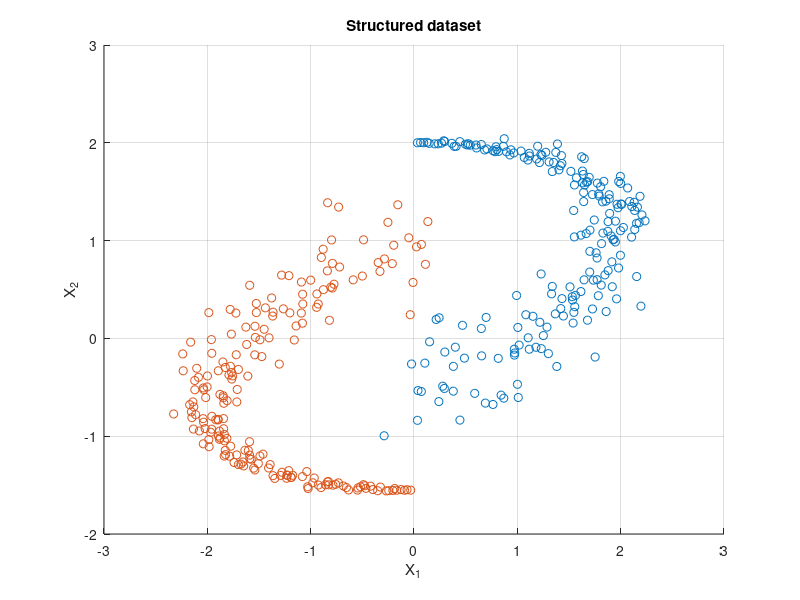

The MATLAB source for this figure: (Note: this script raises an error after producing the figure.)
clc 
clear 
close all 

% ======================== 1.1 ==========================================
%% Kernel PCA 
%{ 
Kernel principal component analysis (KPCA) corresponds to linear PCA in a kernel-induced
feature space, which is non-linearly related to the original input space. Thus, nonlinearities
can be included via the kernel function and the corresponding problem keeps the form of
an eigenvalue problem. Kernel PCA has numerous applications: it can be used for feature
extraction, denoising, dimensionality reduction and density estimation, among others. In
this section, we will explore the use of kernel PCA for denoising.

Unsupervised learning can be done by kernel based PCA (kpca) as described by [30], for which
a primal-dual interpretation with least squares support vector machine formulation has been given
in [37], which has also be further extended to kernel canonical correlation analysis [38] and kernel
PLS.
%} 

clc;
clear;
close all 

nb = 400; % Number of datapoints 
sig = 0.3; % Dataset dispersion 

nb=nb/2;

% construct data
leng = 1;
for t=1:nb, 
  yin(t,:) = [2.*sin(t/nb*pi*leng) 2.*cos(.61*t/nb*pi*leng) (t/nb*sig)]; 
  yang(t,:) = [-2.*sin(t/nb*pi*leng) .45-2.*cos(.61*t/nb*pi*leng) (t/nb*sig)]; 
  samplesyin(t,:)  = [yin(t,1)+yin(t,3).*randn   yin(t,2)+yin(t,3).*randn];
  samplesyang(t,:) = [yang(t,1)+yang(t,3).*randn   yang(t,2)+yang(t,3).*randn];
end

% Plot the original dataset 
figure() 
hold on
grid on 
plot(samplesyin(:,1),samplesyin(:,2),'o');
plot(samplesyang(:,1),samplesyang(:,2),'o');
xlabel('X_1');
ylabel('X_2');
title('Structured dataset');
fig = gcf;
figname = '../figures/1_1/yinyan_dataset_clean.pdf';
exportgraphics(fig, figname, 'ContentType', 'vector', 'Resolution', 300);

% % User defined parameters 
% nc = 6; % Number of PCA components 
% sig2 = 0.4; % RBF Kernel parameter Sig2 
% % Approximation technique 
% approx = 1; % 1 for Lanczos | 2 for Nystrom

number_components = [2, 4, 6, 8]; 
approx_techniques = [1, 2];
sigma2s = [0.1 0.4 1.0];

for nc = number_components 
    for sig2 = sigma2s 
        for approx  = approx_techniques 
            
            if approx == 1
                approx='eigs';
                approx_name = 'Lanczos';
            else
                approx='eign';
                approx_name = 'Nystrom';
            end

            % calculate the eigenvectors in the feature space (principal components)
            [lam,U] = kpca([samplesyin;samplesyang],'RBF_kernel',sig2,[],approx,nc);

%             % calculate the projections on the principal components
%             Xax = -3:.1:3; Yax = -3.2:.1:3.2;
%             [A,B] = meshgrid(Xax,Yax);
%             grid = [reshape(A,prod(size(A)),1) reshape(B,1,prod(size(B)))'];
%             k = kernel_matrix([samplesyin;samplesyang],'RBF_kernel',sig2,grid)';
%             projections = k*U;
% 
%             %plot the projections on the first component
%             plot(samplesyin(:,1),samplesyin(:,2),'o');
%             hold on;
%             plot(samplesyang(:,1),samplesyang(:,2),'o');
%             contour(Xax,Yax,reshape(projections(:,1),length(Yax),length(Xax)));
%             title(sprintf('Kernel PCA - Input space to first component - N_c = %d, Approx. tech. = %s, sigma^2 = %.1f',nc,approx_name, sig2));
%             xlabel('X_1');
%             ylabel('X_2');


            % Denoise the data by minimizing the reconstruction error
            xd = denoise_kpca([samplesyin;samplesyang],'RBF_kernel',sig2,[],approx,nc);
            h2=figure;
            hold on 
            grid on 
            plot(samplesyin(:,1),samplesyin(:,2),'o');
            plot(samplesyang(:,1),samplesyang(:,2),'o');
            plot(xd(:,1),xd(:,2),'r+');
            title(sprintf('Kernel PCA - N_c = %d, Approx. method = %s, sigma^2 = %.1f',nc,approx_name, sig2),'Interpreter','latex');
            legend('Yin datapoints', 'Yan datapoints', 'Denoised K-PCA datapoints', 'Location', 'southeast') 
            xlabel('X_1');
            ylabel('X_2');
            fig = gcf;
            figname = sprintf('../figures/1_1/kpca_Nc_%d_method_%s_sig2_%.1f.pdf',nc,approx_name, sig2);
            exportgraphics(fig, figname, 'ContentType', 'vector', 'Resolution', 300);


            % Projections on the first component using linear PCA
            dat=[samplesyin;samplesyang];
            dat(:,1)=dat(:,1)-mean(dat(:,1));
            dat(:,2)=dat(:,2)-mean(dat(:,2));

            [lam_lin,U_lin] = pca(dat);

%             proj_lin=grid*U_lin;

%             figure; 
%             plot(samplesyin(:,1),samplesyin(:,2),'o');
%             hold on;
%             grid on 
%             plot(samplesyang(:,1),samplesyang(:,2),'o');
% %             contour(Xax,Yax,reshape(proj_lin(:,1),length(Yax),length(Xax)));
%             xdl=dat*U_lin(:,1)*U_lin(:,1)';
%             plot(xdl(:,1),xdl(:,2),'r+');
%             title(sprintf('Linear Kernel PCA (first component) - N_c = %d, Approx. tech. = %s, sigma^2 = %.1f',nc,approx_name, sig2));
%             xlabel('X_1');
%             ylabel('X_2');
         end
    end 
end 

%             proj_lin=grid*U_lin;

            figure; 
            plot(samplesyin(:,1),samplesyin(:,2),'o');
            hold on;
            grid on 
            plot(samplesyang(:,1),samplesyang(:,2),'o');
%             contour(Xax,Yax,reshape(proj_lin(:,1),length(Yax),length(Xax)));
            xdl=dat*U_lin(:,1)*U_lin(:,1)';
            plot(xdl(:,1),xdl(:,2),'r+');
            title('Linear Kernel PCA (first component)');
            xlabel('X_1');
            ylabel('X_2');
            fig = gcf;
            figname = '../figures/1_1/linear_kpca.pdf';
            exportgraphics(fig, figname, 'ContentType', 'vector', 'Resolution', 300);



% ======================== 1.2 ==========================================
%% Spectral clustering 
%{ 
    Spectral clustering techniques make use of the eigenvectors of a Laplacian matrix derived
    from the data to create groups of data points that are similar. In this context, the kernel
    function acts as a similarity measure between two data points. The Laplacian matrix is
    consequently obtained by rescaling the kernel matrix. Note that these techniques can be
    interpreted as a form of kernel PCA.
%} 

clear;
clc 
close all 

load two3drings;    
sigmas = [0.001, 0.005, 0.01, 0.02, 0.05, 0.1]; 
[N,d]=size(X);
N_components  = 3;
perm=randperm(N);   % shuffle the data
X=X(perm,:);

figure()
scatter3(X(:,1),X(:,2),X(:,3),15);
title('Two interlaced rings in a 3D space');
xlabel('X_1') 
ylabel('X_2')
zlabel('X_3')
fig = gcf;
figname = '../figures/1_2/spectral_rings_data.pdf';
exportgraphics(fig, figname, 'ContentType', 'vector', 'Resolution', 300);

for sig2 = sigmas
    K=kernel_matrix(X,'RBF_kernel',sig2);       %compute the RBF kernel (affinity) matrix
    D=diag(sum(K));                             % compute the degree matrix (sum of the columns of K)
    [U,lambda]=eigs(inv(D)*K,N_components);   	% Compute the 3 largest eigenvalues/vectors using Lanczos
                                                % The largest eigenvector does not contain
                                                % clustering information. For binary clustering,
                                                % the solution is the second largest eigenvector.

    clust=sign(U(:,2));                         % Threshold the eigenvector solution to obtain binary cluster indicators

    [y,order]=sort(clust,'descend');            % Sort the data using the cluster information
    Xsorted=X(order,:);

    Ksorted=kernel_matrix(Xsorted,'RBF_kernel',sig2);   % Compute the kernel matrix of the
                                                        % sorted data.

    proj=K*U(:,2:3);                            % Compute the projections onto the subspace spanned by the second,
                                                % and third largest eigenvectors.                                   
 
     

    figure()
    scatter3(X(:,1),X(:,2),X(:,3),30,clust);
    title(sprintf('Clustering results for sigma^2 = %.3f', sig2));
    xlabel('X_1') 
    ylabel('X_2')
    zlabel('X_3') 
    fig = gcf;
    figname = sprintf('../figures/1_2/spectral_rings_sig2_%.3f.pdf',sig2);
    exportgraphics(fig, figname, 'ContentType', 'vector', 'Resolution', 300);
    
%     figure();
%     subplot(1,2,1);
%     imshow(K);
%     title('Kernel matrix - original data');
%     subplot(1,2,2);
%     imshow(Ksorted);
%     title(sprintf('Kernel matrix after sorting for sigma^2 = %.3f', sig2));
%     fig = gcf;
%     figname = sprintf('../figures/1_2/kernel_sig2_%.3f.pdf',sig2);
%     exportgraphics(fig, figname, 'ContentType', 'vector', 'Resolution', 300);
% 
% 
%     figure();
%     scatter(proj(:,1),proj(:,2),15,clust);
%     title(sprintf('Projection onto 2nd and 3rd largest eigenvectors for sigma^2 = %.3f', sig2));
%     grid on 
%     xlabel('X_1') 
%     ylabel('X_2')
%     fig = gcf;
%     figname = sprintf('../figures/1_2/1_2_components_sig2_%.3f.pdf',sig2);
%     exportgraphics(fig, figname, 'ContentType', 'vector', 'Resolution', 300);
    
end 



% ======================== 1.3 ==========================================
%% Fixed size LS-SVM 
%{ 
    Based on the Nystrom approximation, an approximation to the feature map can be obtained.
    This map can consequently be used to construct parametric models in the primal
    representation of the LS-SVM model. The approximation of the feature space is based on a
    fixed subset of data-points. One way to select this fixed-size set is to optimize the entropy
    criterion (kentropy) of the subset.
    In some cases, we are interested in a sparser solution that we can attain using a predefined
    number of representative points. We can achieve this by applying L0-type of a penalty in
    an iterative fashion to an initial fixed-size LS-SVM solution.


    
    Fixed Size LS-SVM is a method for solving large scale regression and classification
    problems. The number of support vectors is pre-fixed beforehand and the support vectors are
    selected from a pool of training data. After estimating eigenfunctions in relation to a Nystrom
    approximation with selection of the support vectors according to an entropy criterion, the LS-SVM
    model is estimated in the primal space.
%} 

clear
clc
close all
disp('running') 
N_values = 100; 
X = 3.*randn(N_values,2);
sample_size = 10;
subset = zeros(sample_size,2);
sigma2s = [0.001, 0.01, 0.1, 1, 10, 100, 1000];

for sig2 = sigma2s
    figure()
    
    for t = 1:N_values
        % new candidate subset
        r = ceil(rand*sample_size);
        candidate = [subset([1:r-1 r+1:end],:); X(t,:)];

        % Quadratic Renyi Entropy (H) for a kernel based estimator
        % The eigenvalue decomposition can also be computed (or
        % approximated) implicitly:
        % >> H = kentropy(X, kernel, sig2)
        H_candidate = kentropy(candidate, 'RBF_kernel',sig2);
        H_subset = kentropy(subset, 'RBF_kernel',sig2);
        if H_candidate > H_subset
            subset = candidate;
        end
        
        plot(X(:,1),X(:,2),'b*'); 
        hold on;
        title(sprintf('Subset candidates for sigma^2 = %.3f',sig2));
        grid on 
        xlabel('X1') 
        ylabel('X2') 
        plot(subset(:,1),subset(:,2),'ro','linewidth',3); 
        hold off; 

    end
    fig = gcf;
    figname = sprintf('../figures/1_3/subsets_sig2_%.3f.pdf',sig2);
    exportgraphics(fig, figname, 'ContentType', 'vector', 'Resolution', 300);
end 

%% fslssvm_cript - L_0 approximation 
% Evaluate test errors, number of support vectors, computation time
close all 
clc
clear 

%data = load('breast_cancer_wisconsin_data.mat','-ascii'); function_type = 'c';
data = load('shuttle.dat','-ascii'); function_type = 'c';  data = data(1:700,:);
% data = load('california.dat','-ascii'); function_type = 'f';

X = data(:,1:end-1);
Y = data(:,end);

% binarize the labels for shuttle data (comment these lines for
% california!)
Y(Y == 1) = 1;
Y(Y ~= 1) = -1;

testX = [];
testY = [];

%Parameter for input space selection
%Please type >> help fsoperations; to get more information  
%{ 
k = ...
constant factor used to determine number of representative
points by heursitic k*sqrt(N) where N = dataset size
function_type = 'c' or 'f' for classification & regression
respectively
%}
k = 5;

kernel_type = 'lin_kernel'; % or 'lin_kernel','RBF_kernel', 'poly_kernel'
global_opt = 'csa'; % 'csa' or 'ds'

%Process to be performed
user_process={'FS-LSSVM', 'SV_L0_norm'};
% user_process={'SV_L0_norm'};
window = [10, 15, 20, 25];

[errors, N_support_vectors, time_taken] = fslssvm(X,Y,k,function_type,kernel_type,global_opt,user_process,window,testX,testY);
%IMAGES SAVED MANUALLY 


% ======================== 2.1 ==========================================
%% Homework problems - K-PCA - Denoising digits KERNEL VS LINEAR 
% DIGITS 
%{ 
    
%} 

clear  
close all 
clc 

% Experiments on the handwriting data set on kPCA for reconstruction and denoising
load digits; clear size
[N, dim]=size(X);
Ntest=size(Xtest1,1);
minx=min(min(X)); 
maxx=max(max(X));

% Add noise to the digit maps
noisefactor = 1;
noise = noisefactor*maxx; % sd for Gaussian noise

Xn = X; 
for i=1:N
  randn('state', i);
  Xn(i,:) = X(i,:) + noise*randn(1, dim);
end

Xnt = Xtest1; 
for i=1:size(Xtest1,1)
  randn('state', N+i);
  Xnt(i,:) = Xtest1(i,:) + noise*randn(1,dim);
end

% select training set
Xtr = X(1:1:end,:);
sig2 =dim*mean(var(Xtr)); % rule of thumb
sigmafactor = 0.7;
sig2=sig2*sigmafactor;

% kernel based Principal Component Analysis using the original training data
disp('Kernel PCA: extract the principal eigenvectors in feature space');
disp(['sig2 = ', num2str(sig2)]);

% linear PCA
[lam_lin,U_lin] = pca(Xtr);

% kernel PCA
[lam,U] = kpca(Xtr,'RBF_kernel',sig2,[],'eig',240); 
[lam, ids]=sort(-lam); lam = -lam; U=U(:,ids);

% Denoise using the first principal components
disp(' ');
disp(' Denoise using the first PCs');

% choose the digits for test
digs = [0:9]; 
ndig=length(digs);
m=2; % Choose the mth data for each digit 

Xdt=zeros(ndig,dim);

% figure of all digits
figure(1); 
colormap('gray'); 
title('Denosing using linear PCA'); 
tic

% which number of eigenvalues of kpca
npcs = [2.^(0:7) 190];
lpcs = length(npcs);

% KPCA RECONSTRUCTION 
for k=1:lpcs
    nb_pcs=npcs(k); 
    disp(['nb_pcs = ', num2str(nb_pcs)]); 
    Ud=U(:,(1:nb_pcs)); lamd=lam(1:nb_pcs);
    for i=1:ndig
        dig=digs(i);
        fprintf('digit %d : ', dig)
        xt=Xnt(i,:);
        if k==1 
            % plot the original clean digits
            subplot(2+lpcs, ndig, i);
            pcolor(1:15,16:-1:1,reshape(Xtest1(i,:), 15, 16)'); 
            shading interp; 
            
            set(gca,'xticklabel',[]);set(gca,'yticklabel',[]);        
            if i==1
                ylabel('original')
            end 

            % plot the noisy digits 
            subplot(2+lpcs, ndig, i+ndig); 
            pcolor(1:15,16:-1:1,reshape(xt, 15, 16)'); 
            shading interp; 
            set(gca,'xticklabel',[]);
            set(gca,'yticklabel',[]);        
            if i==1
                ylabel('noisy')
            end
            drawnow
        end    
        Xdt(i,:) = preimage_rbf(Xtr,sig2,Ud,xt,'denoise');
        subplot(2+lpcs, ndig, i+(2+k-1)*ndig);
        pcolor(1:15,16:-1:1,reshape(Xdt(i,:), 15, 16)'); 
        shading interp; 
        set(gca,'xticklabel',[]);
        set(gca,'yticklabel',[]);           
        if i==1
            ylabel(['n=',num2str(nb_pcs)])
        end
        drawnow    
    end % for i
end % for k
fig = gcf;
figname = '../figures/2_1/KPCA.pdf';
exportgraphics(fig, figname, 'ContentType', 'vector', 'Resolution', 300);


% denosing using Linear PCA for comparison
% which number of eigenvalues of pca
npcs = [2.^(0:7) 190];
lpcs = length(npcs);
% LINEAR RECONSTRUCTION 
figure(2); 
colormap('gray');
title('Denosing using linear PCA');
for k=1:lpcs
    nb_pcs=npcs(k); 
    Ud=U_lin(:,(1:nb_pcs)); lamd=lam(1:nb_pcs);

    for i=1:ndig
        dig=digs(i);
        xt=Xnt(i,:);
        proj_lin=xt*Ud; % projections of linear PCA
        if k==1 
            % plot the original clean digits
            subplot(2+lpcs, ndig, i);
            pcolor(1:15,16:-1:1,reshape(Xtest1(i,:), 15, 16)'); 
            
            shading interp; 
            set(gca,'xticklabel',[]);set(gca,'yticklabel',[]);                
            if i==1, ylabel('original'), end  

            % plot the noisy digits 
            subplot(2+lpcs, ndig, i+ndig); 
            pcolor(1:15,16:-1:1,reshape(xt, 15, 16)'); shading interp; 
            set(gca,'xticklabel',[]);set(gca,'yticklabel',[]);  
            
            if i==1
                ylabel('noisy') 
            end
        end
        Xdt_lin(i,:) = proj_lin*Ud';
        subplot(2+lpcs, ndig, i+(2+k-1)*ndig);
        pcolor(1:15,16:-1:1,reshape(Xdt_lin(i,:), 15, 16)'); shading interp; 
        set(gca,'xticklabel',[]);set(gca,'yticklabel',[]);        

        if i==1 
            ylabel(['n=',num2str(nb_pcs)])
        end
    end % for i
end % for k
fig = gcf;
figname = '../figures/2_1/Linear_PCA.pdf';
exportgraphics(fig, figname, 'ContentType', 'vector', 'Resolution', 300);


%% Homework problems - K-PCA - Denoising digits Test with different sigma values 
clear  
close all 
clc 

% Experiments on the handwriting data set on kPCA for reconstruction and denoising
load digits; clear size
[N, dim]=size(X);
Ntest=size(Xtest1,1);
minx=min(min(X)); 
maxx=max(max(X));

% Add noise to the digit maps
noisefactor = 1;
noise = noisefactor*maxx; % sd for Gaussian noise

Xn = X; 
for i=1:N
  randn('state', i);
  Xn(i,:) = X(i,:) + noise*randn(1, dim);
end

Xnt = Xtest1; 
for i=1:size(Xtest1,1)
  randn('state', N+i);
  Xnt(i,:) = Xtest1(i,:) + noise*randn(1,dim);
end

% select training set
Xtr = X(1:1:end,:);
sig2 =dim*mean(var(Xtr)); % rule of thumb

sigmafactors = [0.1, 1, 10, 100];

for sigmafactor = sigmafactors
    % sigmafactor = 0.7;
    sig2=sig2*sigmafactor;

    % kernel based Principal Component Analysis using the original training data
    disp('Kernel PCA: extract the principal eigenvectors in feature space');
    disp(['sig2 = ', num2str(sig2)]);

    % linear PCA
    [lam_lin,U_lin] = pca(Xtr);

    % kernel PCA
    [lam,U] = kpca(Xtr,'RBF_kernel',sig2,[],'eig',240); 
    [lam, ids]=sort(-lam); lam = -lam; U=U(:,ids);

    % Denoise using the first principal components
    disp(' ');
    disp(' Denoise using the first PCs');

    % choose the digits for test
    digs = [0:9]; 
    ndig=length(digs);
    m=2; % Choose the mth data for each digit 

    Xdt=zeros(ndig,dim);

    % figure of all digits
    figure(); 
    colormap('gray'); 
    title('Denosing using linear PCA'); 
    tic

    % which number of eigenvalues of kpca
    npcs = [2.^(0:7) 190];
    lpcs = length(npcs);

    % KPCA RECONSTRUCTION 
    for k=1:lpcs
        nb_pcs=npcs(k); 
        disp(['nb_pcs = ', num2str(nb_pcs)]); 
        Ud=U(:,(1:nb_pcs)); lamd=lam(1:nb_pcs);
        for i=1:ndig
            dig=digs(i);
            fprintf('digit %d : ', dig)
            xt=Xnt(i,:);
            if k==1 
                % plot the original clean digits
                subplot(2+lpcs, ndig, i);
                pcolor(1:15,16:-1:1,reshape(Xtest1(i,:), 15, 16)'); 
                shading interp; 

                set(gca,'xticklabel',[]);set(gca,'yticklabel',[]);        
                if i==1
                    ylabel('original')
                end 

                % plot the noisy digits 
                subplot(2+lpcs, ndig, i+ndig); 
                pcolor(1:15,16:-1:1,reshape(xt, 15, 16)'); 
                shading interp; 
                set(gca,'xticklabel',[]);
                set(gca,'yticklabel',[]);        
                if i==1
                    ylabel('noisy')
                end
                drawnow
            end    
            Xdt(i,:) = preimage_rbf(Xtr,sig2,Ud,xt,'denoise');
            subplot(2+lpcs, ndig, i+(2+k-1)*ndig);
            pcolor(1:15,16:-1:1,reshape(Xdt(i,:), 15, 16)'); 
            shading interp; 
            set(gca,'xticklabel',[]);
            set(gca,'yticklabel',[]);           
            if i==1
                ylabel(['n=',num2str(nb_pcs)])
            end
            drawnow    
        end % for i
    end % for k
    fig = gcf;
    figname = sprintf('../figures/2_1/KPCA_sigmafactor_%.2f.pdf',sigmafactor);
    exportgraphics(fig, figname, 'ContentType', 'vector', 'Resolution', 300);
end



%% Homework problems - K-PCA - RECONSTRUCTION ERROR 
% DIGITS 
%
% Experiments on the handwriting data set on kPCA for reconstruction and denoising
%

load digits; clear size
[N, dim]=size(X);
Ntest=size(Xtest1,1);
minx=min(min(X)); 
maxx=max(max(X));



%
% Add noise to the digit maps
%

noisefactor =1.0;

noise = noisefactor*maxx; % sd for Gaussian noise


Xn = X; 
for i=1:N;
  randn('state', i);
  Xn(i,:) = X(i,:) + noise*randn(1, dim);
end

Xnt = Xtest1; 
for i=1:size(Xtest1,1);
  randn('state', N+i);
  Xnt(i,:) = Xtest1(i,:) + noise*randn(1,dim);
end

%
% select training set
%
Xtr = X(1:1:end,:);


sig2list=[0.0001, 0.001, 0.01, 0.1, 1 , 10, 100, 1000] %[0.001 , 0.01 , 0.1 , 1, 10, 100];
nclist = [1,2,4,8,16,32,64,128];
tr_errors = zeros(length(sig2list),length(nclist));
test1_errors = zeros(length(sig2list),length(nclist));
test2_errors = zeros(length(sig2list),length(nclist));


for j = 1:length(sig2list)

    sig2 = dim*mean(var(Xtr)); % rule of thumb

    sigmafactor = sig2list(j)%0.7;

    sig2=sig2*sigmafactor;




    %
    % kernel based Principal Component Analysis using the original training data
    %


    disp('Kernel PCA: extract the principal eigenvectors in feature space');
    disp(['sig2 = ', num2str(sig2)]);
    
    for i = 1:length(nclist)
        nc = nclist(i)
        % kernel PCA
        [lam,U,scores, omega, recError_tr] = kpca(Xtr,'RBF_kernel',sig2,X,'eigs',nc); 
        [lam,U,scores, omega, recError_test1] = kpca(Xtr,'RBF_kernel',sig2,Xtest1,'eigs',nc); 
        [lam,U,scores, omega, recError_test2] = kpca(Xtr,'RBF_kernel',sig2,Xtest2,'eigs',nc); 
        
        %calculate reeconstruction error
        rec_er_tr = sum(recError_tr, 'all');
        rec_er_test1 = sum(recError_test1, 'all');
        rec_er_test2 = sum(recError_test2, 'all');
        
        %store the errors
        tr_errors(i,j) = rec_er_tr;
        test1_errors(i,j) = rec_er_test1;
        test2_errors(i,j) = rec_er_test2;

    end
end        
figure;    
hm = surf(log(sig2list), nclist, tr_errors);
xlabel('log(sigma2)')
ylabel('Number of components')
zlabel('Reconstruction error')
fig = gcf;
view(130,45)
figname = '../figures/2_1/KPCA_recon_training.pdf';
exportgraphics(fig, figname, 'ContentType', 'vector', 'Resolution', 300);
% hm.Title = 'reconstruction error on the training set';
% hm.XLabel = 'sigmafactor';
% hm.YLabel = 'nc';
% hm.Colormap = jet;

figure;    
hm = surf(log(sig2list), nclist, test1_errors);
xlabel('log(sigma2)')
ylabel('Number of components')
zlabel('Reconstruction error')
fig = gcf;
view(130,45)
figname = '../figures/2_1/KPCA_recon_test1.pdf';
exportgraphics(fig, figname, 'ContentType', 'vector', 'Resolution', 300);

% figure;
% hm = heatmap(sig2list, nclist, test1_errors);
% hm.Title = 'reconstruction error on testset 1';
% hm.XLabel = 'sigmafactor';
% hm.YLabel = 'nc';
% hm.Colormap = jet;

figure;    
hm = surf(log(sig2list), nclist, test2_errors);
xlabel('log(sigma2)')
ylabel('Number of components')
view(130,45)
zlabel('Reconstruction error')
fig = gcf;
figname = '../figures/2_1/KPCA_recon_test2.pdf';
exportgraphics(fig, figname, 'ContentType', 'vector', 'Resolution', 300);


% figure;
% hm = heatmap(sig2list, nclist, test2_errors);
% hm.Title = 'reconstruction error on testest 2';
% hm.XLabel = 'sigmafactor';
% hm.YLabel = 'nc';
% hm.Colormap = jet;


    
    %[lam, ids]=sort(-lam); lam = -lam; U=U(:,ids);
    


    
%     %make the nice plot:
%     %
%     % Denoise using the first principal components
%     %
%     disp(' ');
%     disp(' Denoise using the first PCs');
% 
%     % choose the digits for test
%     digs=[0:9]; ndig=length(digs);
%     m=2; % Choose the mth data for each digit 
% 
%     Xdt=zeros(ndig,dim);
% 
% 
%     %
%     % figure of all digits
%     %
%     %
%     figure; 
%     colormap('gray'); 
%     title('Denosing using linear PCA'); tic
% 
% 
%     % which number of eigenvalues of kpca
%     npcs = [2.^(0:7) 190];
%     lpcs = length(npcs);
% 
% 
% 
% 
%     for k=1:lpcs;
%      nb_pcs=npcs(k); 
%      disp(['nb_pcs = ', num2str(nb_pcs)]); 
%      Ud=U(:,(1:nb_pcs)); lamd=lam(1:nb_pcs);
% 
%      for i=1:ndig
%        dig=digs(i);
%        fprintf('digit %d : ', dig)
%        xt=Xnt(i,:);
%        if k==1 
%          % plot the original clean digits
%          %
%          subplot(2+lpcs, ndig, i);
%          pcolor(1:15,16:-1:1,reshape(Xtest1(i,:), 15, 16)'); shading interp; 
%          set(gca,'xticklabel',[]);set(gca,'yticklabel',[]);        
% 
%          if i==1, ylabel('original'), end 
% 
%          % plot the noisy digits 
%          %
%          subplot(2+lpcs, ndig, i+ndig); 
%          pcolor(1:15,16:-1:1,reshape(xt, 15, 16)'); shading interp; 
%          set(gca,'xticklabel',[]);set(gca,'yticklabel',[]);        
%          if i==1, ylabel('noisy'), end
%          drawnow
%        end    
%        Xdt(i,:) = preimage_rbf(Xtr,sig2,Ud,xt,'denoise');
%        subplot(2+lpcs, ndig, i+(2+k-1)*ndig);
%        pcolor(1:15,16:-1:1,reshape(Xdt(i,:), 15, 16)'); shading interp; 
%        set(gca,'xticklabel',[]);set(gca,'yticklabel',[]);           
%        if i==1, ylabel(['n=',num2str(nb_pcs)]); end
%        drawnow    
%      end % for i
%     end % for k
%end

% ======================== 2.2.1 ==========================================
%% Fixed size LS-SVM - Shuttle 
%{ 
    Number of attributes = 9 
    Classification 
    Number instances = 58000
    Multivariate 
    80% of data belongs to 1 class (default accuracy = 80%) 
%} 

close all 
clc
clear 

data = load('shuttle.dat','-ascii'); 
function_type = 'c'; 
data = data(1:700,:);

X = data(:,1:end-1);
Y = data(:,end);

Y(Y == 1) = 1;
Y(Y ~= 1) = -1;

testX = [];
testY = [];


% Plot section of the data 
figure() 


%Parameter for input space selection
%Please type >> help fsoperations; to get more information  

k = 4;
% function_type = 'c'; %'c' - classification, 'f' - regression  
kernel_type = 'RBF_kernel'; % or 'lin_kernel', 'poly_kernel'
global_opt = 'csa'; % 'csa' or 'ds'

%Process to be performed
user_process={'FS-LSSVM'};
window = [10,15,20,25,30];

figure() 
[e,s,t] = fslssvm(X,Y,k,function_type,kernel_type,global_opt,user_process,window,testX,testY);



% ======================== 2.2.1 ==========================================

%% Fixed size LS-SVM - Califorinia 
data = load('california.dat','-ascii'); function_type = 'f';
% addpath('../LSSVMlab')
data = data(1:700,:);
X = data(:,1:end-1);
Y = data(:,end);
testX = [];
testY = [];



%Parameter for input space selection
%Please type >> help fsoperations; to get more information  

k = 4;
% function_type = 'c'; %'c' - classification, 'f' - regression  
kernel_type = 'RBF_kernel'; % or 'lin_kernel', 'poly_kernel'
global_opt = 'csa'; % 'csa' or 'ds'

%Process to be performed
user_process={'FS-LSSVM'};
window = [15,20,25];

[e,s,t] = fslssvm(X,Y,k,function_type,kernel_type,global_opt,user_process,window,testX,testY);



